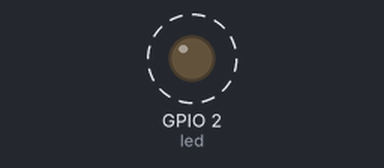
The sketch below on a simulated ESP32. Shown: output pins drawn as LEDs (lit = HIGH). Dashed ring = blinking. WiFi joins after 1.5 s; servers stay silent unless stated; what the sketch prints to the serial monitor is not drawn.

Above: at 1.95 s.
Timing chart, 0 to 4.5 s (numbered marks = the images above):
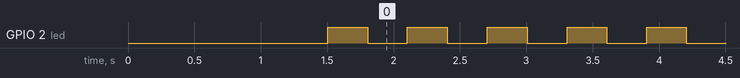

The sketch:

ota_blinkingLed.ino
```cpp
#include <WiFi.h>
#include <ESPmDNS.h>
#include <WiFiUdp.h>
#include <ArduinoOTA.h>

const char* ssid = "Robotat";
const char* password = "iemtbmcit116";

//variables for blinking an LED with Millis
const int led = 2; // ESP32 Pin to which onboard LED is connected
unsigned long previousMillis = 0;  // will store last time LED was updated
const long interval = 300;  // interval at which to blink (milliseconds)
int ledState = LOW;  // ledState used to set the LED


void setup() {

  pinMode(led, OUTPUT);

  Serial.begin(115200);
  Serial.println("Booting");
  WiFi.mode(WIFI_STA);
  WiFi.begin(ssid, password);
  while (WiFi.waitForConnectResult() != WL_CONNECTED) {
    Serial.println("Connection Failed! Rebooting...");
    delay(5000);
    ESP.restart();
  }

  ArduinoOTA
    .onStart([]() {
      String type;
      if (ArduinoOTA.getCommand() == U_FLASH)
        type = "sketch";
      else // U_SPIFFS
        type = "filesystem";

      // NOTE: if updating SPIFFS this would be the place to unmount SPIFFS using SPIFFS.end()
      Serial.println("Start updating " + type);
    })
    .onEnd([]() {
      Serial.println("\nEnd");
    })
    .onProgress([](unsigned int progress, unsigned int total) {
      Serial.printf("Progress: %u%%\r", (progress / (total / 100)));
    })
    .onError([](ota_error_t error) {
      Serial.printf("Error[%u]: ", error);
      if (error == OTA_AUTH_ERROR) Serial.println("Auth Failed");
      else if (error == OTA_BEGIN_ERROR) Serial.println("Begin Failed");
      else if (error == OTA_CONNECT_ERROR) Serial.println("Connect Failed");
      else if (error == OTA_RECEIVE_ERROR) Serial.println("Receive Failed");
      else if (error == OTA_END_ERROR) Serial.println("End Failed");
    });

  ArduinoOTA.begin();

  Serial.println("Ready");
  Serial.print("IP address: ");
  Serial.println(WiFi.localIP());
}

void loop() {
  ArduinoOTA.handle();

  //loop to blink without delay
  unsigned long currentMillis = millis();
  if (currentMillis - previousMillis >= interval) {
  // save the last time you blinked the LED
  previousMillis = currentMillis;
  // if the LED is off turn it on and vice-versa:
  ledState = not(ledState);
  // set the LED with the ledState of the variable:
  digitalWrite(led,  ledState);
  }

}
```

Measured:
- by itself, GPIO 2 (led): alternates HIGH for 0.30 s and LOW for 0.30 s
